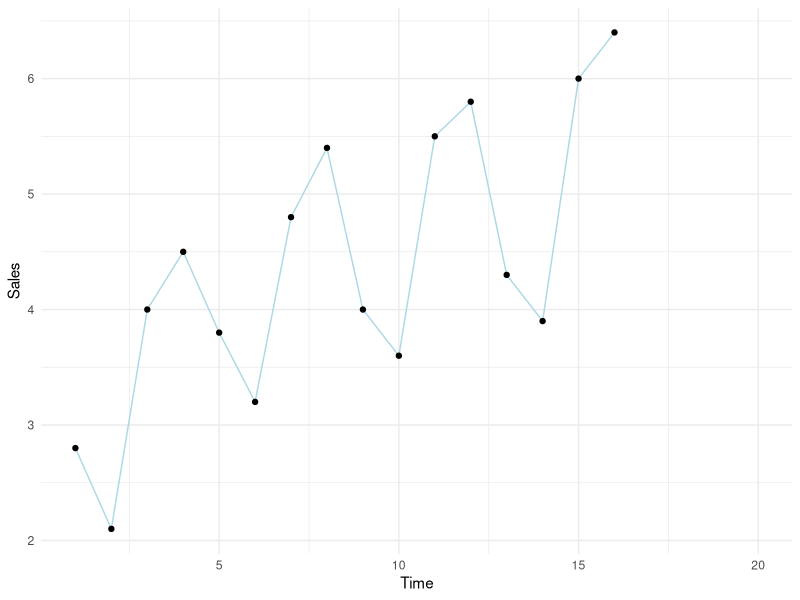
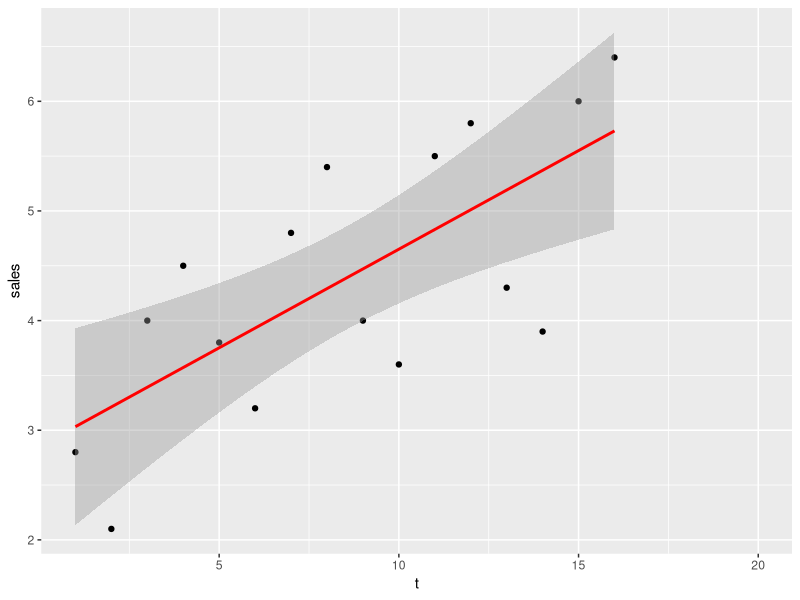
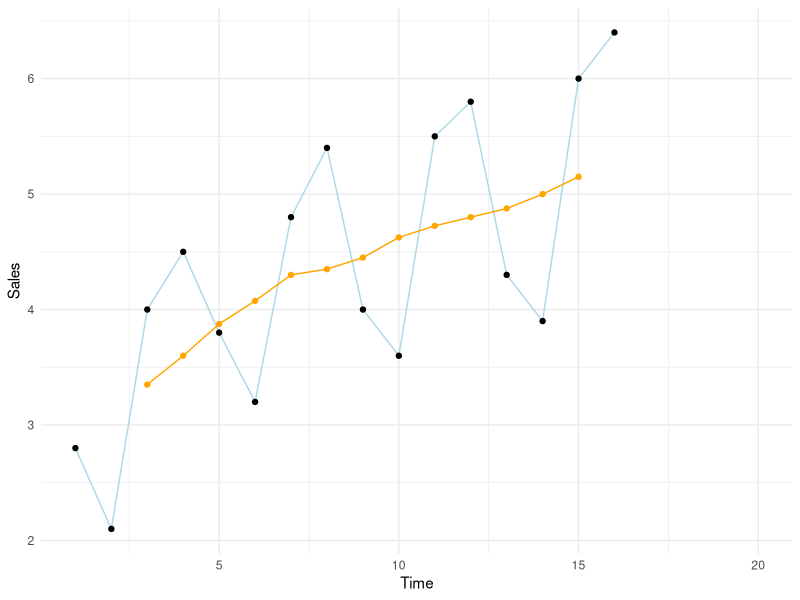
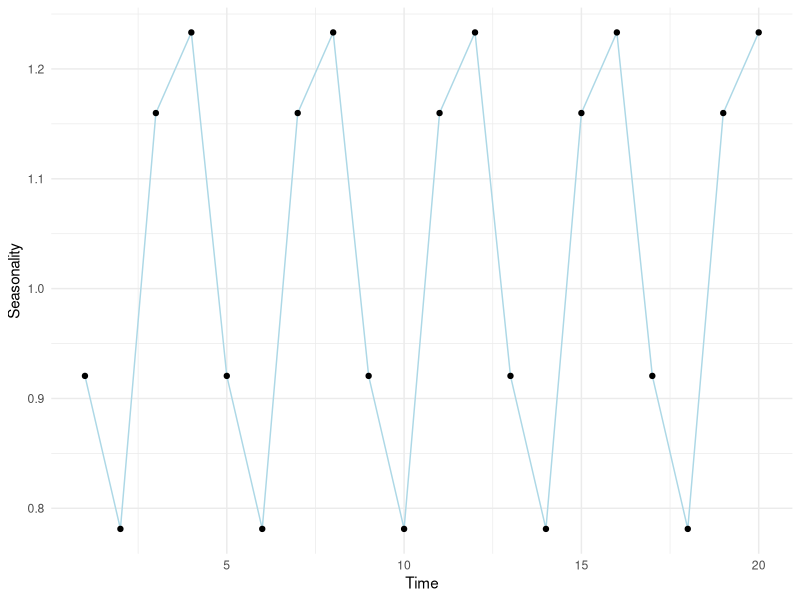
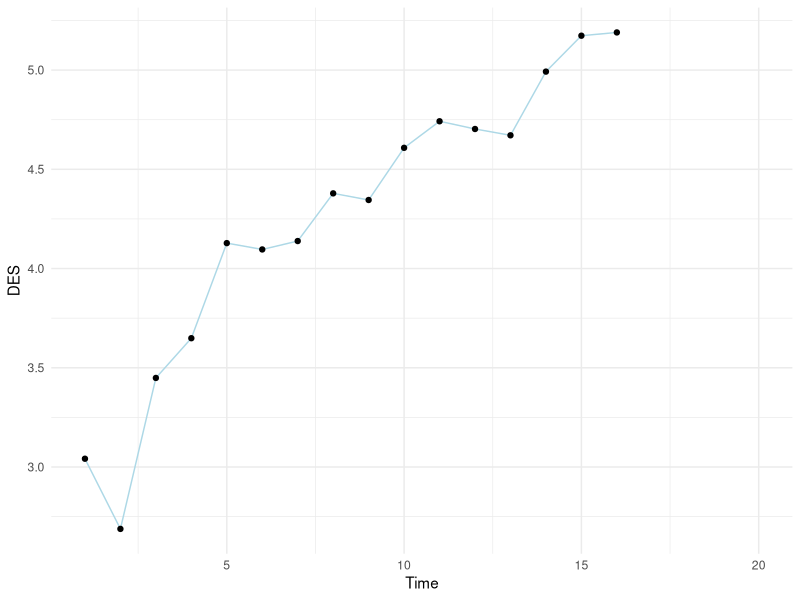
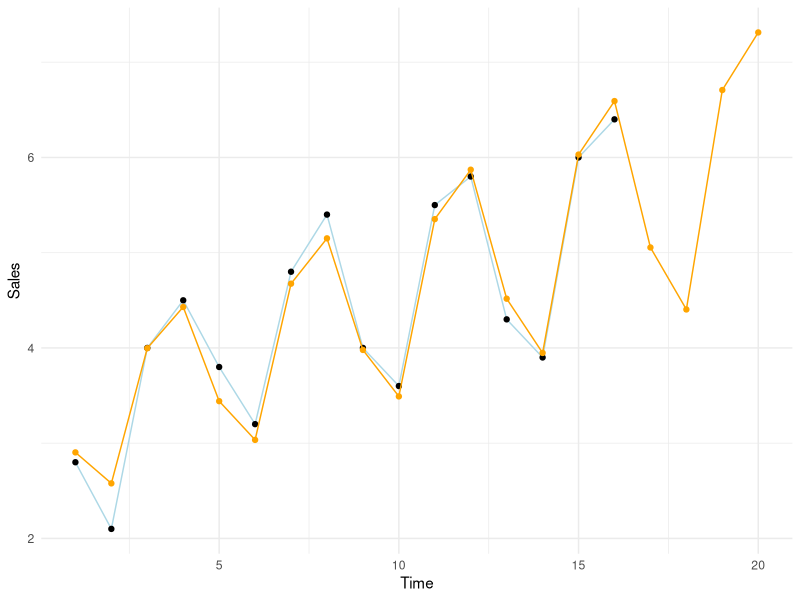

These figures' R source, in order:
## ---- chunk 1
#Import libraries
library(dplyr)
library(ggplot2)
## ---- chunk 2
x<-seq(1,20)
y<-c(2.8, 2.1, 4, 4.5, 3.8, 3.2, 4.8, 5.4, 4, 3.6, 5.5, 5.8, 4.3, 3.9, 6, 6.4, NA, NA, NA, NA)

data <- data.frame(t=x, sales=y)
data
## ---- chunk 3
data %>%
  ggplot(aes(x=t, y=sales))+
  geom_line(col = 'light blue')+
  geom_point()+
  xlab('Time')+
  ylab('Sales')+
  theme_minimal()
## ---- chunk 4
ggplot(data, aes(x=t, y=sales), col='light blue')+ 
  geom_point()+ 
  stat_smooth(method="lm",col="red")
## ---- chunk 5
df <- data
Y <- 2 #2 is the position of our "sales" column in the dataframe
k <- 4 #k is equal to the size of the subset

#Array with all of the raw values of 'Y'
arr <- df[, Y]
arr
## ---- chunk 6
#Empty array to store the values of the moving averages
MM<-rep(NA, length(arr))
MM
## ---- chunk 7
index<-k-1
  
for(i in c(1:length(arr))){
  if(i <= length(arr) -k+1){
    block <- mean(arr[seq(i, i+(k-1))])
    MM[index] <- block
    index <- index+1
  }
}

MM
## ---- chunk 8
dfOut <- data.frame(df, MM=MM)

dfOut %>%
  ggplot(aes(x=t, y=sales))+
  geom_line(col = 'light blue')+
  geom_point()+
  geom_line(aes(x=t, y=MM), col = 'orange')+
  geom_point(aes(x=t, y=MM), col = 'orange')+
  xlab('Time')+
  ylab('Sales')+
  theme_minimal()
## ---- chunk 9
df <- data
Y <- 2 #2 is the position of our "sales" column in the dataframe
k <- 4 #k is equal to the size of the subset

#Array with all of the raw values of 'Y'
arr <- df[, Y]
#Empty array to store the values of the moving averages
MM<-rep(NA, length(arr))
SI <- rep(NA, length(arr))
index<-k-1
  
for(i in c(1:length(arr))){
  if(i <= length(arr) -k+1){
    block <- mean(arr[seq(i, i+(k-1))])
    MM[index] <- block
    SI[index] <- arr[index]/block #Seasonality + Irregular Component
    index <- index+1
  }
}

MM
SI

## ---- chunk 10
dfOut <- data.frame(df, MM=MM, SI=SI)
  
#Seasonality
varY<-c()
for(j in c(1:k)){
  varX <- seq(j, length(arr), by=k)
  varY <- c(varY, mean(dfOut[varX, 4], na.rm=T))
}
    
varY<- rep(varY, k+1)
dfOut <- data.frame(dfOut, S=varY)
dfOut
## ---- chunk 11
dfOut %>%
  ggplot(aes(x=t, y=S))+
  geom_line(col="light blue")+
  geom_point(col="black")+
  xlab('Time')+
  ylab('Seasonality')+
  theme_minimal()
## ---- chunk 12
#Deseasonality
dfOut <- data.frame(dfOut, DES=(dfOut[ ,2]/dfOut[, 5]))
dfOut %>%
  ggplot(aes(x=t, y=DES))+
  geom_line(col="light blue")+
  geom_point(col="black")+
  xlab('Time')+
  ylab('DES')+
  theme_minimal()
## ---- chunk 13
#Linear model
model <- lm(DES ~ t, data=dfOut)

#Predictions
f <- predict(object = model, newdata = data.frame(t=dfOut[, 1]))
  
dfOut <- data.frame(dfOut, f=f)  

#New prediction accounting for seasonality
predictions <- dfOut[, 7]*dfOut[, 5]
  
dfOut <- data.frame(dfOut, predictions = predictions)
dfOut
## ---- chunk 14
MultForecast<-function(k, df, Y){
  #Array with all of the raw values of 'Y'
  arr <- df[, Y]
  #Empty array to store the values of the moving averages
  MM <- rep(NA, length(arr))
  SI <- rep(NA, length(arr))
  index <- k-1
  
  #Calculate moving averages + SI
  for(i in c(1:length(arr))){
    if(i <= length(arr) -k+1){
      block <- mean(arr[seq(i, i+(k-1))])
      MM[index] <- block
      SI[index] <- arr[index]/block #Seasonality + Irregular Component
      index <- index+1
    }
  }
  
  dfOut <- data.frame(df, MM=MM, SI=SI)
  
  #Seasonality
  varY<-c()
  for(j in c(1:k)){
    varX <- seq(j, length(arr), by=k)
    varY <- c(varY, mean(dfOut[varX, 4], na.rm=T))
  }
    
  varY<- rep(varY, k+1)
  dfOut <- data.frame(dfOut, S=varY)
  
  #Deseasonality
  dfOut <- data.frame(dfOut, DES=(dfOut[ ,2]/dfOut[, 5]))
  
  #Linear model
  model <- lm(formula = DES ~ t, dfOut)
  
  #Predictions
  f <- predict(object = model, newdata = data.frame(t=dfOut[, 1]))
  dfOut <- data.frame(dfOut, f=f)  
  
  #New prediction accounting for seasonality
  predictions <- dfOut[, 7]*dfOut[, 5]
  
  #Final data frame
  dfOut <- data.frame(dfOut, predictions = predictions)
  return(dfOut)
}
## ---- chunk 15
data
## ---- chunk 16
dfOut <- MultForecast(4, data, 2)
dfOut
## ---- chunk 17

dfOut %>%
  ggplot(aes(x=t, y=sales))+
  geom_line(col = 'light blue')+
  geom_point()+
  geom_line(aes(x=t, y=predictions), col = 'orange')+
  geom_point(aes(x=t, y=predictions), col = 'orange')+
  xlab('Time')+
  ylab('Sales')+
  theme_minimal()
